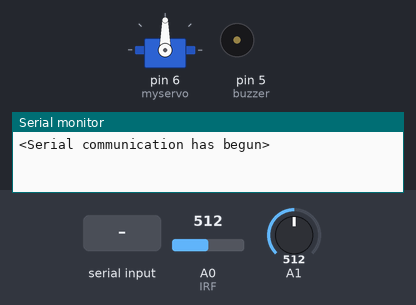
This sketch was run on a simulated Arduino Uno, built with avr-gcc and run on an emulated ATmega328P. Shown: servo, buzzer (waves = sounding, pin HIGH), the last lines printed to the serial monitor. Inputs (shaded band) come from the test bench; at power-on: A0 (IRF) = 512, A1 = 512. The modem accepts every AT command (registered, SIM ready, sends succeed) and sends nothing else.

Above: at 0.9 s.
1.0 s: "90,45\n" received over Serial
At 2.62 s:
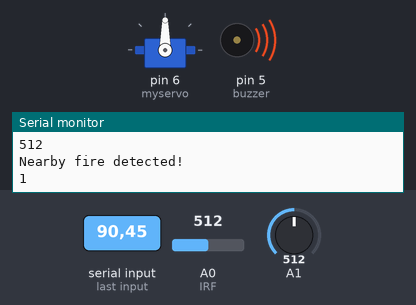
4.0 s: "90,45\n" received over the second serial link
7.0 s: "30,150\n" received over the second serial link
Timing chart, 0 to 10.0 s (numbered marks = the images above; inputs shaded):
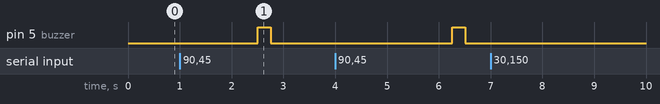

The sketch:

sketch_oct30a.ino
```cpp
#include <SoftwareSerial.h>
#include <Servo.h>

//Pi communication essentials
char dataString[50] = {0};
int raspiState = 0; // 0:sleep, 1:take a pic, 2:no smoke, 3:smoke!
boolean smokePresence = false;
boolean flamePresence = false;
boolean mqPresence = false;
// Arduino shit
const int sensorMin = 0;
const int sensorMax = 1024;
const int buzzer = 5;
SoftwareSerial mySerial(3, 2); //SIM800L Tx & Rx is connected to Arduino #3 & #2
Servo myservo;
String text, opp;
//String text;
//int degree, unsa;
int pos;
void setup() {

  pinMode(A0,INPUT);
  pinMode(A1,INPUT);
  pinMode(buzzer,OUTPUT);
  myservo.attach(6);
  Serial.begin(9600);  //Starting serial communication
  Serial.println("<Serial communication has begun>  ");
  while (raspiState == 0){
    listenToPi();
  }
  if (raspiState == 1){
    Serial.println("<PiDuino is Ready>");
    sendMessage("A.S.O. is operational");
  }
  delay(1000);
}

void loop() {
  for (pos = 1; pos < 4; pos ++){
    monitor();

  }
}
void takePic() {
  //delay(700);
  raspiState = 1;
  Serial.println("<Taking a picture>");
  //int state = 0;
  while (raspiState == 1){
    listenToPi();
    listenToPi();//
    if (raspiState == 2){
    smokePresence = false;
    Serial.print(raspiState);
    Serial.println("No distant smoke detected :D");

    //se ndToPi();
    }
    else if (raspiState == 3){
        smokePresence = true;
        //raspiState = 1;
        Serial.print(raspiState);
        Serial.println("Smoke presence is detected!");
        //sendToPi();
    }

  }

  //Serial.flush();
  //while (raspiState == 1){
    //listenToPi();
  //}
  //Serial.println("<raspiState = " + String(raspiState) + ">");


}
void listenToPi() {
    if(Serial.available()) {      //From RPi to Arduino
    char check = Serial.read();
    raspiState = check - '0';  //conveting the value of chars to integer
    //Serial.println(raspiState);
    }
}
void sendToPi(){
  sprintf(dataString,"%02X",raspiState); // convert a value to hexa
  Serial.println(dataString);   // send the data;
}

void sendMessage(String message) {
  //Serial.println("<Sending message>");

  mySerial.println("AT"); //Once the handshake test is successful, it will back to OK
  //Serial.println("AT");
  updateSerial();

  mySerial.println("AT+CMGF=1"); // Configuring TEXT mode
  updateSerial();
  mySerial.println("AT+CMGS=\"+639087179343\"");//change ZZ with country code and xxxxxxxxxxx with phone number to sms
  updateSerial();
  mySerial.print(message); //text content
  Serial.println("");
  updateSerial();
  mySerial.write(26);
}
void updateSerial()
{
  delay(500);
  while (Serial.available())
  {
    mySerial.write(Serial.read());//Forward what Serial received to Software Serial Port
  }
  while(mySerial.available())
  {
    Serial.write(mySerial.read());//Forward what Software Serial received to Serial Port
  }
}
void turnServo ( int type, int tuyok) {
  //Serial.println("<Turning servo>");
  myservo.write(type);
  delay(tuyok);
  //while(raspiState == 0){
    //listenToPi();
  myservo.write(90);
  //delay(1);
  //}
}
void MQ2() {
  Serial.println("<Using MQ2 sensor>");

  //boolean mq = false;
  //mqPresence = false;
  int smokeNaa;
  for (int i = 0; i < 4; i ++){
    int smokeValue = analogRead(A1);

    Serial.println(smokeValue);
    if (smokeValue > 152)  {
      //digitalWrite(buzzer,HIGH);
      //boolean mq = true;
      smokeNaa = smokeNaa + 1;
      //mqPresence = true;
      //Serial.println(text);
      //
    }

    delay(125);
  }
  if (smokeNaa > 1) {
      //digitalWrite(buzzer,HIGH);
      //Serial.println("No nearby smoke detected :D");
      mqPresence = true;
       text = "MQ-2 SMOKE Sensor has detected possible nearby smoke! Verifying ... ";
      digitalWrite(buzzer,HIGH);
      delay(250);
      digitalWrite(buzzer,LOW);
      sendMessage(text);
    }
    else{
      mqPresence = false;
       text = "No nearby smoke detected =D";
       //sendMessage(text);
    }


  delay(1000);

}
void IRF(){
  Serial.println("<Using IR Flame sensor>");
  //flamePresence = false;

  for (int i = 0; i < 4 ; i ++ ) {
    int flameValue = analogRead(A0);
    int range = map(flameValue,sensorMin,sensorMax,0,3);
    Serial.println(flameValue);
    switch(range){
      case 0:
       //Serial.println(text);
       //digitalWrite(buzzer,HIGH);
       //Serial.println("Nearby fire detected!");
       flamePresence = true;
        break;
      case 1:
        Serial.println("Nearby fire detected!");
        //digitalWrite(buzzer,HIGH);
         flamePresence = true;
        break;
      case 2:
        Serial.println("No nearby fire detected :D");
         flamePresence = false;
        break;
    }

  delay(125);
  }
  Serial.println(String (flamePresence));
  text = "IR FLAME sensor has detected possible nearby fire! Verifying...";
  if (flamePresence == true){
    //sendMessage(text);
    digitalWrite(buzzer,HIGH);
    delay(250);
    digitalWrite(buzzer,LOW);
    sendMessage(text);
  }
  else{
    text = "No nearby flame detected =D";
    //sendMessage(text);
    //senMessage("IR FLAME sensor: No nearby flame has been detected. Verifying...");
  }
  delay(1000);

}
void monitor() {
  //takePic();

  IRF();
  MQ2();
  raspiState = 0;
  takePic();


  //Serial.println(pos);
  //String text, opp;
  int tayp; int count; int tayp2; int count2; int tayp3; int count3;
  switch(pos){
    case 1:
       text = "Smoke presence detected NORTH/POSITION 1 of A.S.O. Verify findings IMMEDIATELY!";
       opp = "Smoke presence detected SOUTH/POSITION 3 of A.S.O  Verify findings IMMEDIATELY!";
       tayp = 80; count = 4500; tayp2 = 100; count2 = 9000; tayp3 = 80; count3 = 4500;
       break;
    case 2:
       text = "Smoke presence detected EAST/POSITION 2 of A.S.O Verify findings IMMEDIATELY!";
       opp = "Smoke presence detected WEST/POSITION 4 of A.S.O Verify findings IMMEDIATELY!";
       tayp = 80; count = 4500; tayp2 = 100; count2 = 9000; tayp3 = 80; count3 = 13500;
       break;
    case 3:
       text = "Smoke presence detected SOUTH/POSITION 3 of A.S.O  Verify findings IMMEDIATELY!";
       opp = "Smoke presence detected NORTH/POSITION 1 of A.S.O. Verify findings IMMEDIATELY!";
       tayp = 100; count = 13500; tayp2 = 100; count2 = 9000; tayp3 = 100; count3 = 9000;
       break;
    case 4:
       text = "Smoke presence detected NORTH/POSITION 1 of A.S.O Verify findings IMMEDIATELY!";
       opp = "Smoke presence detected SOUTH/POSITION 3 of A.S.O Verify findings IMMEDIATELY!";
       tayp = 100; count = 9000; tayp2 = 80; count2 = 9000; tayp3 = 100; count3 = 13500;
      break;
    case 5:
     text = "Smoke presence detected WEST/POSITION 4 of A.S.O Verify findings IMMEDIATELY!";
       opp = "Smoke presence detected EAST/POSITION 2 of A.S.O Verify findings IMMEDIATELY!";
      tayp = 100; count = 9000; tayp2 = 80; count2 = 9000; tayp3 = 100; count = 13500;
      break;
     case 6:
      text = "Smoke presence detected SOUTH/POSITION 3 of A.S.O Verify findings IMMEDIATELY!";
       opp = "Smoke presence detected NORTH/POSITION 1 of A.S.O Verify findings IMMEDIATELY!";
       tayp = 80; count = 9000; tayp2 = 80; count2 = 9000; tayp3 = 80; count3 = 9000;
       break;
  }

  if (smokePresence == true){

    digitalWrite(buzzer,HIGH);
    delay(3100);
    digitalWrite(buzzer,LOW);
    sendMessage(text);
  }

  if ((flamePresence == true) || ( mqPresence == true)){
    //Serial.println("Going round two");
    turnServo(tayp2, count2); //goes to the opposite side
    takePic();
    if (smokePresence == true){
      digitalWrite(buzzer,HIGH);
      delay(3100);
      digitalWrite(buzzer,LOW);
      sendMessage(text);
    }
    //Serial.println(tayp3);
    //Serial.println(count3);
    //(tayp3,count3);
    flamePresence = false;
    mqPresence = false;
    turnServo(tayp3, count3);
  }

  turnServo( tayp,  count);

}
```

Measured:
- after the input at 1.0 s, pin 5 (buzzer): LOW → HIGH after 1.5 s, → LOW 0.25 s later
